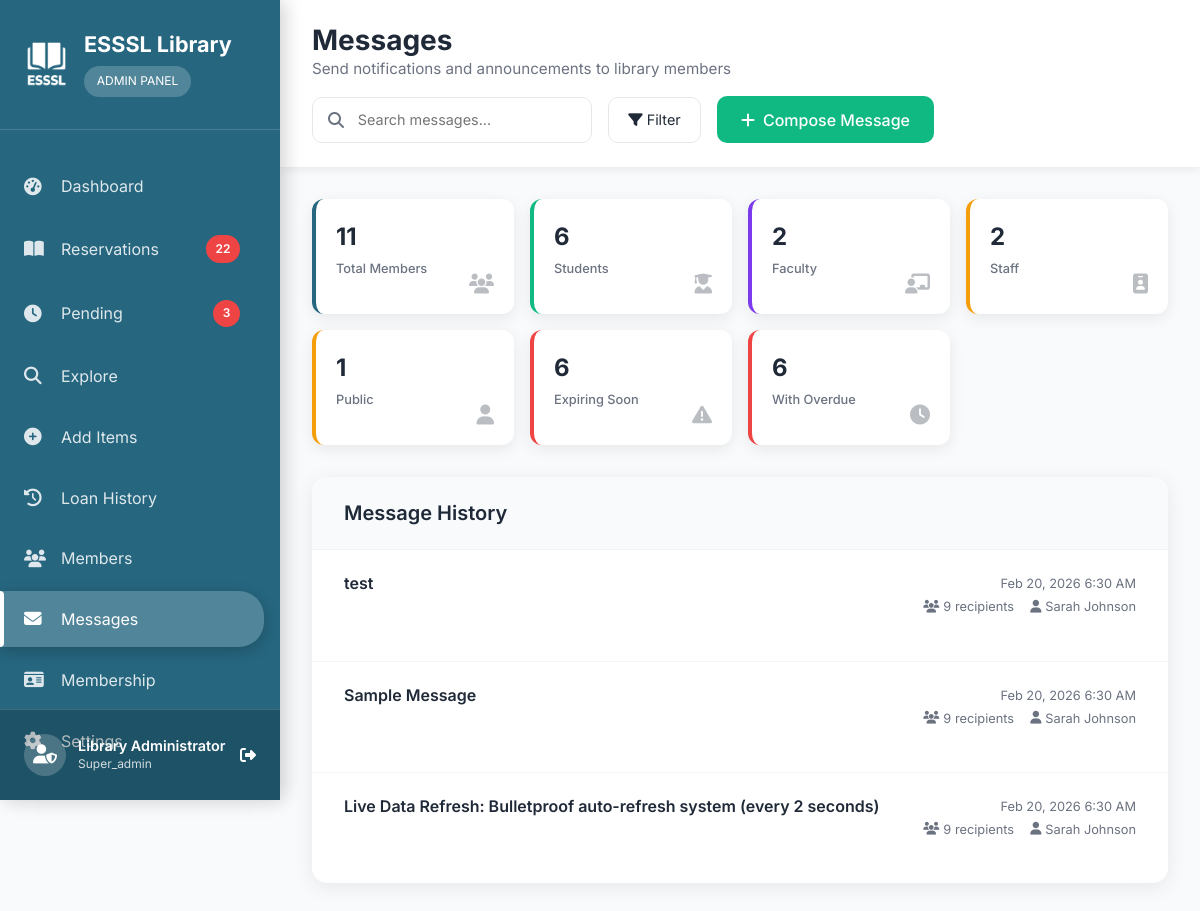
The page /admin/dashboard/messages.php (signed in) on the database its author committed.
### tables this page shows
CREATE TABLE `admin_messages` (
  `message_id` int(11) NOT NULL,
  `admin_id` int(11) NOT NULL,
  `title` varchar(255) NOT NULL,
  `message` text NOT NULL,
  `target_type` enum('all','membership_type','specific_members','filter') DEFAULT 'all',
  `target_data` longtext DEFAULT NULL COMMENT 'Store filter criteria or member IDs' CHECK (json_valid(`target_data`)),
  `sent_to_count` int(11) DEFAULT 0,
  `created_at` timestamp NOT NULL DEFAULT current_timestamp()
);

### admin/includes/sidebar_data.php (called while the page is built)
<?php
function getSidebarCounts($db) {
    try {
        $reservations_stmt = $db->query("
            SELECT COUNT(*) as count
            FROM book_loans
            WHERE status IN ('active', 'overdue', 'returned', 'returned_damaged')
        ");
        $reservations_count = $reservations_stmt->fetch()['count'] ?? 0;
        $pending_stmt = $db->query("
            SELECT COUNT(*) as count
            FROM book_loans
            WHERE approval_status = 'pending'
        ");
        $pending_count = $pending_stmt->fetch()['count'] ?? 0;
        $messages_stmt = $db->query("
            SELECT COUNT(*) as count
            FROM admin_messages
            WHERE created_at >= DATE_SUB(NOW(), INTERVAL 24 HOUR)
        ");
        $messages_count = $messages_stmt->fetch()['count'] ?? 0;
        return [
            'reservations' => $reservations_count,
            'pending' => $pending_count,
            'messages' => $messages_count
        ];
    } catch (Exception $e) {
        return [
            'reservations' => 0,
            'pending' => 0,
            'messages' => 0
        ];
    }
}
?>

### admin/includes/auth_check.php (called while the page is built, shortened)
<?php
$admin_role = $_SESSION['admin_role'] ?? 'assistant';
function hasPermission($action) {
    global $admin_role;
    $permissions = [
        'super_admin' => ['all'],
        'librarian' => [
            'view_dashboard',
            'manage_books',
            'manage_loans',
            'approve_loans',
            'manage_members',
            'send_messages',
            'view_reports',
            'process_payments'
        ],
        'assistant' => [
            'view_dashboard',
            'view_books',
            'view_loans',
            'view_members',
            'view_reports'
        ]
    ];
    if ($admin_role === 'super_admin' || in_array('all', $permissions[$admin_role])) {
        return true;
    }
    return in_array($action, $permissions[$admin_role] ?? []);
}
?>

### admin/dashboard/messages.php (the view, shortened to what this page needs)
<?php
require_once '../includes/auth_check.php';
try {
    $database = new Database();
    $db = $database->getConnection();
    $search = $_GET['search'] ?? '';
    $where_clauses = [];
    $params = [];
    $where_sql = !empty($where_clauses) ? 'WHERE ' . implode(' AND ', $where_clauses) : '';
    $sql = "
        SELECT am.*, a.full_name as admin_name
        FROM admin_messages am
        LEFT JOIN admin a ON am.admin_id = a.admin_id
        $where_sql
        ORDER BY am.created_at DESC
        LIMIT 100
    ";
    $stmt = $db->prepare($sql);
    $stmt->execute($params);
    $message_history = $stmt->fetchAll();
    $stats_stmt = $db->query("
        SELECT
            COUNT(*) as total_members,
            COUNT(CASE WHEN membership_type = 'student' THEN 1 END) as student_count,
            COUNT(CASE WHEN membership_type = 'faculty' THEN 1 END) as faculty_count,
            COUNT(CASE WHEN membership_type = 'staff' THEN 1 END) as staff_count,
            COUNT(CASE WHEN membership_type = 'public' THEN 1 END) as public_count,
            COUNT(CASE WHEN membership_expiry <= DATE_ADD(CURDATE(), INTERVAL 30 DAY) THEN 1 END) as expiring_soon,
            COUNT(CASE WHEN member_id IN (
                SELECT DISTINCT member_id FROM book_loans
                WHERE status IN ('active', 'overdue') AND due_date < CURDATE()
            ) THEN 1 END) as with_overdue
        FROM members
        WHERE status = 'active'
    ");
    $member_stats = $stats_stmt->fetch();
} catch (Exception $e) {
    $message_history = [];
    $member_stats = [];
    $templates = [];
    $all_members = [];
    $error = "Error loading messages: " . $e->getMessage();
}
?>
<!DOCTYPE html>
<html lang="en">
<head>
    <link href="https://cdn.jsdelivr.net/npm/bootstrap@5.3.2/dist/css/bootstrap.min.css" rel="stylesheet">
    <link href="https://cdnjs.cloudflare.com/ajax/libs/font-awesome/6.5.0/css/all.min.css" rel="stylesheet">
    <link rel="stylesheet" href="./admin-style/sidebar.css">
</head>
<body>
<?php include '../includes/sidebar.php'; ?>
    <div class="admin-layout">
        <aside class="admin-sidebar" id="adminSidebar">
            <div class="sidebar-header">
                <a href="javascript:void(0)" class="sidebar-logo">
                    <img src="../../assets/images/logo.png" alt="Logo">
                    <div>
                        <h3>ESSSL Library</h3>
                        <div class="admin-badge">ADMIN PANEL</div>
                    </div>
                </a>
            </div>
            <nav class="sidebar-nav">
                <div class="nav-item">
                    <a href="javascript:void(0)" onclick="navigateTo('')" class="nav-link">
                        <i class="fas fa-tachometer-alt nav-icon"></i>
                        <span>Dashboard</span>
                    </a>
                </div>
                <div class="nav-item">
            <a href="javascript:void(0)" onclick="navigateTo('reservations')" class="nav-link <?php echo $current_page === 'reservations' ? 'active' : ''; ?>">
                <i class="fas fa-book-open nav-icon"></i>
                <span>Reservations</span>
                <?php if ($sidebar_counts['reservations'] > 0): ?>
                    <span class="nav-badge"><?php echo $sidebar_counts['reservations']; ?></span>
                <?php endif; ?>
            </a>
        </div>
        <div class="nav-item">
            <a href="javascript:void(0)" onclick="navigateTo('pending')" class="nav-link <?php echo $current_page === 'pending' ? 'active' : ''; ?>">
                <i class="fas fa-clock nav-icon"></i>
                <span>Pending</span>
                <?php if ($sidebar_counts['pending'] > 0): ?>
                    <span class="nav-badge"><?php echo $sidebar_counts['pending']; ?></span>
                <?php endif; ?>
            </a>
        </div>
                <div class="nav-item">
                    <a href="javascript:void(0)" onclick="navigateTo('explore')" class="nav-link">
                        <i class="fas fa-search nav-icon"></i>
                        <span>Explore</span>
                    </a>
                </div>
                <div class="nav-item">
                    <a href="javascript:void(0)" onclick="navigateTo('add-items')" class="nav-link">
                        <i class="fas fa-plus-circle nav-icon"></i>
                        <span>Add Items</span>
                    </a>
                </div>
                <div class="nav-item">
                    <a href="javascript:void(0)" onclick="navigateTo('loan-history')" class="nav-link">
                        <i class="fas fa-history nav-icon"></i>
                        <span>Loan History</span>
                    </a>
                </div>
                <div class="nav-item">
                    <a href="javascript:void(0)" onclick="navigateTo('members')" class="nav-link">
                        <i class="fas fa-users nav-icon"></i>
                        <span>Members</span>
                    </a>
                </div>
                <div class="nav-item">
                    <a href="javascript:void(0)" onclick="navigateTo('messages')" class="nav-link active">
                        <i class="fas fa-envelope nav-icon"></i>
                        <span>Messages</span>
                    </a>
                </div>
                <div class="nav-item">
                    <a href="javascript:void(0)" onclick="navigateTo('membership')" class="nav-link">
                        <i class="fas fa-id-card nav-icon"></i>
                        <span>Membership</span>
                    </a>
                </div>
                <div class="nav-item">
                    <a href="javascript:void(0)" onclick="navigateTo('settings')" class="nav-link">
                        <i class="fas fa-cog nav-icon"></i>
                        <span>Settings</span>
                    </a>
                </div>
            </nav>
            <div class="sidebar-footer">
                <div class="admin-info">
                    <div class="admin-avatar">
                        <i class="fas fa-user-shield"></i>
                    </div>
                    <div class="admin-details">
                        <h6><?php echo htmlspecialchars($_SESSION['admin_name']); ?></h6>
                        <p><?php echo ucfirst($_SESSION['admin_role']); ?></p>
                    </div>
                    <a href="../logout.php" class="ms-auto text-white" style="text-decoration: none;">
                        <i class="fas fa-sign-out-alt"></i>
                    </a>
                </div>
            </div>
        </aside>
        <main class="admin-main">
            <header class="admin-header">
                <div class="header-content">
                    <div class="header-title">
                        <h1>Messages</h1>
                        <p>Send notifications and announcements to library members</p>
                    </div>
                    <div class="header-actions">
                        <div class="header-search">
                            <i class="fas fa-search"></i>
                            <input type="text" id="searchInput" placeholder="Search messages..."
                                   value="<?php echo htmlspecialchars($search); ?>">
                        </div>
                        <div style="position: relative;">
                            <button class="filter-btn" onclick="toggleFilterDropdown()">
                                <i class="fas fa-filter"></i> Filter
                            </button>
                        </div>
                        <?php if (hasPermission('send_messages')): ?>
                            <button class="compose-btn" onclick="showComposeModal()">
                                <i class="fas fa-plus"></i>Compose Message
                            </button>
                        <?php endif; ?>
                    </div>
                </div>
            </header>
            <div class="content-area">
                <div class="stats-section">
                    <div class="stats-grid">
                        <div class="stat-card" onclick="setTargeting('all')">
                            <div class="stat-value"><?php echo number_format($member_stats['total_members']); ?></div>
                            <div class="stat-label">Total Members</div>
                            <i class="fas fa-users stat-icon"></i>
                        </div>
                        <div class="stat-card student" onclick="setTargeting('student')">
                            <div class="stat-value"><?php echo number_format($member_stats['student_count']); ?></div>
                            <div class="stat-label">Students</div>
                            <i class="fas fa-user-graduate stat-icon"></i>
                        </div>
                        <div class="stat-card faculty" onclick="setTargeting('faculty')">
                            <div class="stat-value"><?php echo number_format($member_stats['faculty_count']); ?></div>
                            <div class="stat-label">Faculty</div>
                            <i class="fas fa-chalkboard-teacher stat-icon"></i>
                        </div>
                        <div class="stat-card staff" onclick="setTargeting('staff')">
                            <div class="stat-value"><?php echo number_format($member_stats['staff_count']); ?></div>
                            <div class="stat-label">Staff</div>
                            <i class="fas fa-id-badge stat-icon"></i>
                        </div>
                        <div class="stat-card public" onclick="setTargeting('public')">
                            <div class="stat-value"><?php echo number_format($member_stats['public_count']); ?></div>
                            <div class="stat-label">Public</div>
                            <i class="fas fa-user stat-icon"></i>
                        </div>
                        <div class="stat-card expiring" onclick="setTargeting('expiring')">
                            <div class="stat-value"><?php echo number_format($member_stats['expiring_soon']); ?></div>
                            <div class="stat-label">Expiring Soon</div>
                            <i class="fas fa-exclamation-triangle stat-icon"></i>
                        </div>
                        <div class="stat-card expiring" onclick="setTargeting('overdue')">
                            <div class="stat-value"><?php echo number_format($member_stats['with_overdue']); ?></div>
                            <div class="stat-label">With Overdue</div>
                            <i class="fas fa-clock stat-icon"></i>
                        </div>
                    </div>
                </div>
                <div class="messages-section">
                    <div class="messages-header">
                        <h3>Message History</h3>
                    </div>
                    <div class="messages-list">
                        <?php if (empty($message_history)): ?>
                            <div class="text-center py-5">
                                <i class="fas fa-envelope" style="font-size: 4rem; color: var(--gray-color); opacity: 0.5;"></i>
                                <h3 class="mt-3 text-muted">No messages found</h3>
                                <p class="text-muted">Start by composing your first message</p>
                            </div>
                        <?php else: ?>
                            <?php foreach ($message_history as $message): ?>
                                <div class="message-item" onclick="toggleMessageContent(<?php echo $message['message_id']; ?>)">
                                    <div class="message-header">
                                        <h4 class="message-title"><?php echo htmlspecialchars($message['title']); ?></h4>
                                        <div class="message-meta">
                                            <div class="message-time">
                                                <?php echo date('M j, Y g:i A', strtotime($message['created_at'])); ?>
                                            </div>
                                            <div class="message-stats">
                                                <?php if ($message['sent_to_count'] == -1): ?>
                                                    <span class="message-target template">Template</span>
                                                <?php else: ?>
                                                    <div class="message-stat">
                                                        <i class="fas fa-users"></i>
                                                        <span><?php echo $message['sent_to_count']; ?> recipients</span>
                                                    </div>
                                                    <div class="message-stat">
                                                        <i class="fas fa-user"></i>
                                                        <span><?php echo htmlspecialchars($message['admin_name']); ?></span>
                                                    </div>
                                                <?php endif; ?>
                                            </div>
                                        </div>
                                    </div>
                                </div>
                            <?php endforeach; ?>
                        <?php endif; ?>
                    </div>
                </div>
            </div>
        </main>
    </div>
</body>
</html>

### rows shown on the page
admin_messages: title "test", created_at "Feb 20, 2026 6:30 AM", sent_to_count "9", admin.full_name "Sarah Johnson"
admin_messages: title "Sample Message", created_at "Feb 20, 2026 6:30 AM", sent_to_count "9", admin.full_name "Sarah Johnson"
admin_messages: title "Live Data Refresh: Bulletproof auto-refresh system (every 2 seconds)", created_at "Feb 20, 2026 6:30 AM", sent_to_count "9", admin.full_name "Sarah Johnson"

### other values the page prints
$sidebar_counts['reservations'] "22"
$sidebar_counts['pending'] "3"
$_SESSION['admin_name'] "Library Administrator"
$_SESSION['admin_role'] "Super_admin"
$member_stats['total_members'] "11"
$member_stats['student_count'] "6"
$member_stats['faculty_count'] "2"
$member_stats['staff_count'] "2"
$member_stats['public_count'] "1"
$member_stats['expiring_soon'] "6"
$member_stats['with_overdue'] "6"
